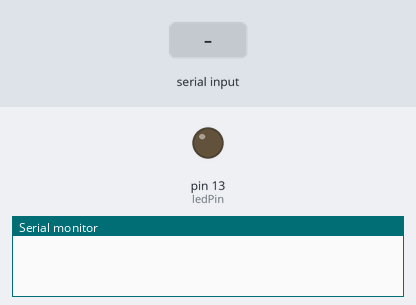
Bench run of a sketch on a simulated Arduino Uno, built with avr-gcc and run on an emulated ATmega328P. On the bench: output pins drawn as LEDs (lit = HIGH), the last lines printed to the serial monitor. The inputs (shaded band) are chosen by the test bench.

Above: at 1.2 s.
1.3 s: "90,45\n" received over Serial
At 3.35 s:
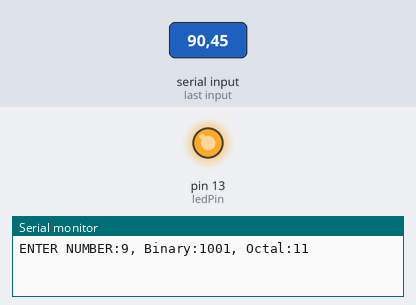
Timing chart, 0 to 10.3 s (numbered marks = the images above; inputs shaded):
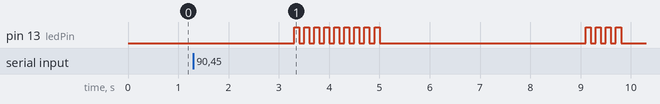

The sketch:

AR05_number.ino.ino
```cpp
  const int ledPin = 13;

// 점멸횟수 변수 설정
int blinkNumber = 0;

String stringValue[]={"Binary:","Octal:"};

void setup() {

  Serial.begin(9600);

  pinMode(ledPin,OUTPUT);
}

void loop() {

  if(Serial.available()){

    char val = Serial.read();

    if(isDigit(val)) {

      blinkNumber = (val - '0');


    if (blinkNumber <10){
    Serial.print("ENTER NUMBER:");
    Serial.print(blinkNumber);
     Serial.print(", ");
     Serial.print(stringValue[0]);
      Serial.print(blinkNumber,BIN);
      Serial.print(", ");
      Serial.print(stringValue[1]);
      Serial.println(blinkNumber,OCT);
      delay (2000);
      }
    }


      for(char i=0; i < blinkNumber; i++){
    digitalWrite(ledPin,HIGH);
    delay(100);
    digitalWrite(ledPin,LOW);
    delay(100);
    }
    }
   blinkNumber = 0;
}
```

Measured:
- after the input at 1.3 s, pin 13 (ledPin): goes 8 × (HIGH 0.10 s, LOW 0.10 s), HIGH 0.10 s, LOW 4.1 s, 3 × (HIGH 0.10 s, LOW 0.10 s), HIGH 0.10 s, then LOW, starting after 2.0 s
